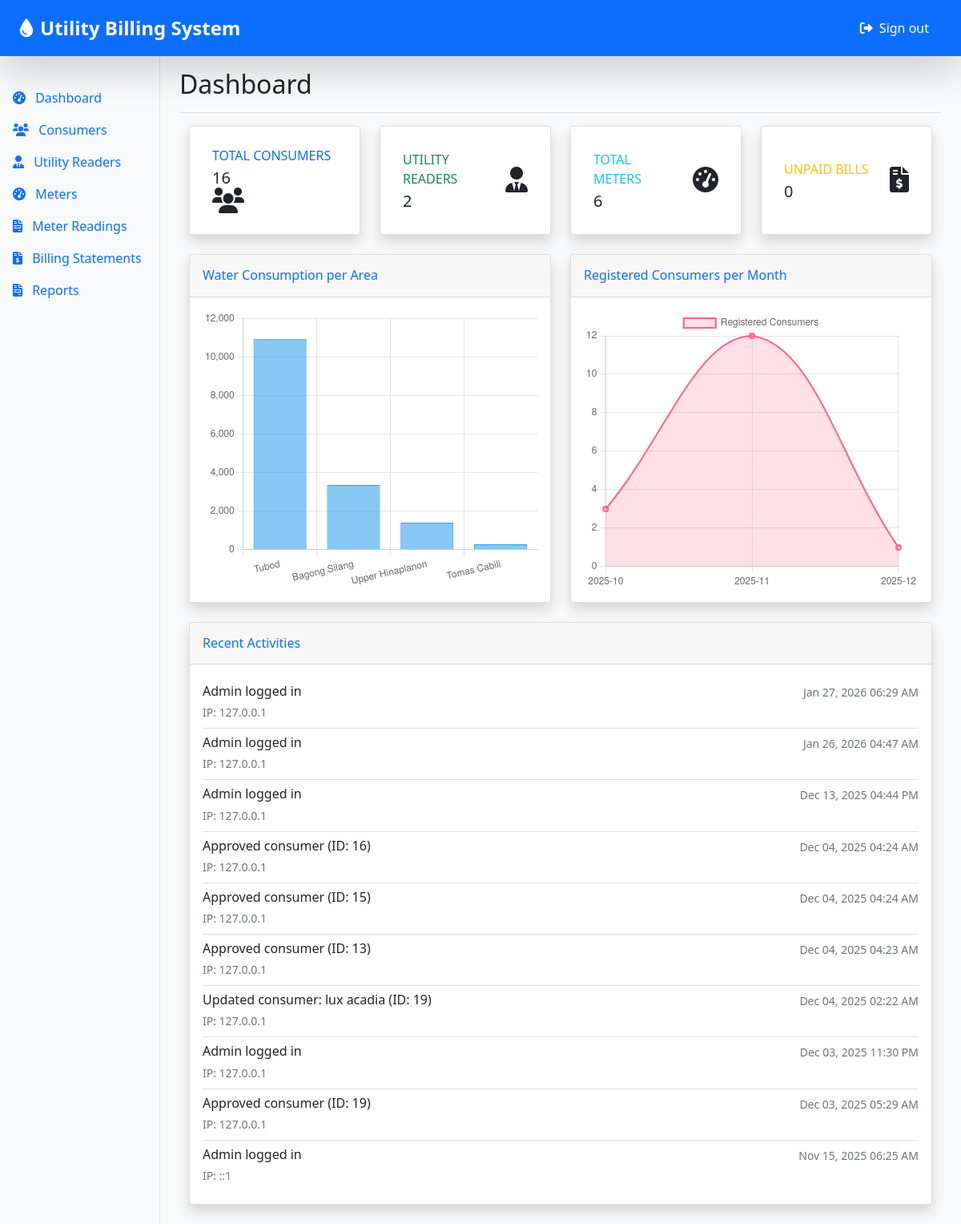
The app's page /version_control/dashboard_vc_0.1.php (signed in), older data.
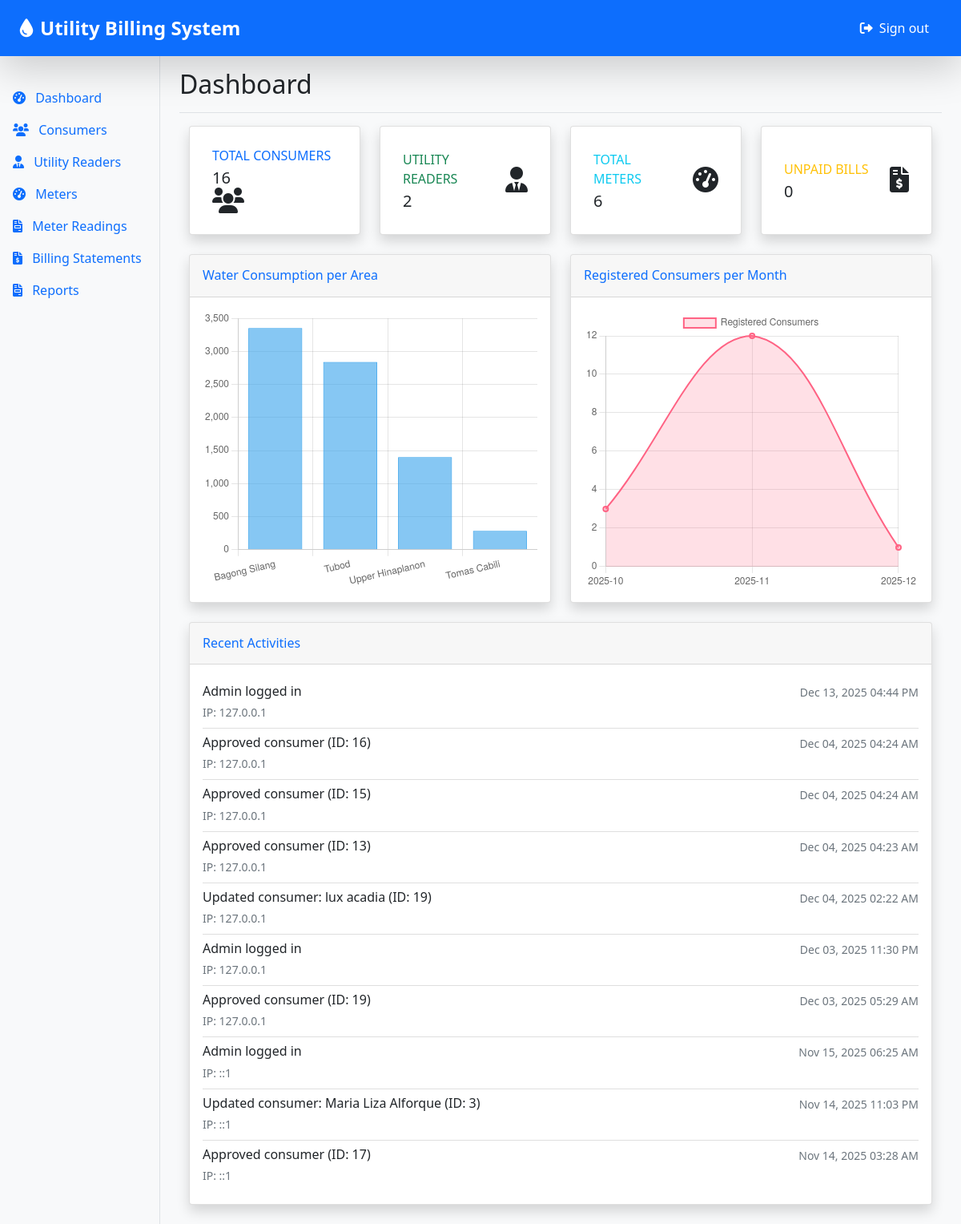
The same page, newer data.
### tables this page shows
CREATE TABLE `adminlogs` (
  `LogID` int(11) NOT NULL,
  `AdminID` int(11) DEFAULT NULL,
  `Action` text NOT NULL,
  `IPAddress` varchar(50) DEFAULT NULL,
  `Timestamp` timestamp NOT NULL DEFAULT current_timestamp()
);

### version_control/dashboard_vc_0.1.php (the view, shortened to what this page needs)
<?php
require_once '../config/db.php';
$counts['consumers'] = mysqli_fetch_assoc(mysqli_query($conn, "SELECT COUNT(*) as count FROM consumer"))['count'];
$counts['readers'] = mysqli_fetch_assoc(mysqli_query($conn, "SELECT COUNT(*) as count FROM utilityreader"))['count'];
$counts['meters'] = mysqli_fetch_assoc(mysqli_query($conn, "SELECT COUNT(*) as count FROM meter"))['count'];
$counts['unpaid_bills'] = mysqli_fetch_assoc(mysqli_query($conn, "SELECT COUNT(*) as count FROM billingstatement
                                                                WHERE PaymentStatus='unpaid' AND DueDate >= DATE_SUB(CURDATE(), INTERVAL 30 DAY)"))['count'];
$water_data = [];
$water_labels = [];
$result = mysqli_query($conn, "SELECT m.Area, SUM(b.Consumption) as total_consumption
                                FROM meter m
                                JOIN billingstatement b ON b.MeterID = m.MeterID
                                GROUP BY m.Area
                                ORDER BY total_consumption DESC");
while ($row = mysqli_fetch_assoc($result)) {
    $water_labels[] = $row['Area'];
    $water_data[] = $row['total_consumption'];
}
$consumer_month_labels = [];
$consumer_month_data = [];
$result = mysqli_query($conn, "SELECT DATE_FORMAT(RegistrationDate, '%Y-%m') as month, COUNT(*) as count
                                FROM consumer
                                WHERE RegistrationDate >= DATE_SUB(CURDATE(), INTERVAL 12 MONTH)
                                GROUP BY month
                                ORDER BY month ASC");
while ($row = mysqli_fetch_assoc($result)) {
    $consumer_month_labels[] = $row['month'];
    $consumer_month_data[] = $row['count'];
}
$recent_activities = [];
$result = mysqli_query($conn, "SELECT * FROM adminlogs ORDER BY Timestamp DESC LIMIT 10");
while ($row = mysqli_fetch_assoc($result)) {
    $recent_activities[] = $row;
}
include '../includes/header.php';
include '../includes/sidebar.php';
?>
<main class="col-md-9 ms-sm-auto col-lg-10 px-md-4">
    <div class="d-flex justify-content-between flex-wrap flex-md-nowrap align-items-center pt-3 pb-2 mb-3 border-bottom">
        <h1 class="h2">Dashboard</h1>
    </div>
    <div class="container-fluid">
        <div class="row justify-content-center">
            <div class="col-xl-3 col-md-6 mb-4">
                <div class="card border-left-primary shadow h-100 py-2">
                    <div class="card-body">
                        <div class="row no-gutters align-items-center">
                            <div class="col mr-2">
                                <div class="text-xs font-weight-bold text-primary text-uppercase mb-1">Total Consumers</div>
                                <div class="h5 mb-0 font-weight-bold text-gray-800"><?= number_format($counts['consumers']); ?></div>
                            </div>
                            <div class="col-auto">
                                <i class="fas fa-users fa-2x text-gray-300"></i>
                            </div>
                        </div>
                    </div>
                </div>
            </div>
            <div class="col-xl-3 col-md-6 mb-4">
                <div class="card border-left-success shadow h-100 py-2">
                    <div class="card-body">
                        <div class="row no-gutters align-items-center">
                            <div class="col mr-2">
                                <div class="text-xs font-weight-bold text-success text-uppercase mb-1">Utility Readers</div>
                                <div class="h5 mb-0 font-weight-bold text-gray-800"><?= number_format($counts['readers']); ?></div>
                            </div>
                            <div class="col-auto">
                                <i class="fas fa-user-tie fa-2x text-gray-300"></i>
                            </div>
                        </div>
                    </div>
                </div>
            </div>
            <div class="col-xl-3 col-md-6 mb-4">
                <div class="card border-left-info shadow h-100 py-2">
                    <div class="card-body">
                        <div class="row no-gutters align-items-center">
                            <div class="col mr-2">
                                <div class="text-xs font-weight-bold text-info text-uppercase mb-1">Total Meters</div>
                                <div class="h5 mb-0 font-weight-bold text-gray-800"><?= number_format($counts['meters']); ?></div>
                            </div>
                            <div class="col-auto">
                                <i class="fas fa-tachometer-alt fa-2x text-gray-300"></i>
                            </div>
                        </div>
                    </div>
                </div>
            </div>
            <div class="col-xl-3 col-md-6 mb-4">
                <div class="card border-left-warning shadow h-100 py-2">
                    <div class="card-body">
                        <div class="row no-gutters align-items-center">
                            <div class="col mr-2">
                                <div class="text-xs font-weight-bold text-warning text-uppercase mb-1">Unpaid Bills</div>
                                <div class="h5 mb-0 font-weight-bold text-gray-800"><?= number_format($counts['unpaid_bills']); ?></div>
                            </div>
                            <div class="col-auto">
                                <i class="fas fa-file-invoice-dollar fa-2x text-gray-300"></i>
                            </div>
                        </div>
                    </div>
                </div>
            </div>
        </div>
        <div class="row">
            <div class="col-lg-6 mb-4">
                <div class="card shadow">
                    <div class="card-header py-3 d-flex flex-row align-items-center justify-content-between">
                        <h6 class="m-0 font-weight-bold text-primary">Water Consumption per Area</h6>
                    </div>
                    <div class="card-body">
                        <canvas id="waterChart" height="250"></canvas>
                    </div>
                </div>
            </div>
            <div class="col-lg-6 mb-4">
                <div class="card shadow">
                    <div class="card-header py-3 d-flex flex-row align-items-center justify-content-between">
                        <h6 class="m-0 font-weight-bold text-primary">Registered Consumers per Month</h6>
                    </div>
                    <div class="card-body">
                        <canvas id="consumerChart" height="250"></canvas>
                    </div>
                </div>
            </div>
        </div>
        <div class="row">
            <div class="col-lg-12 mb-4">
                <div class="card shadow">
                    <div class="card-header py-3 d-flex flex-row align-items-center justify-content-between">
                        <h6 class="m-0 font-weight-bold text-primary">Recent Activities</h6>
                    </div>
                    <div class="card-body">
                        <div id="activitiesContainer" class="list-group list-group-flush">
                            <?php if (!empty($recent_activities)): ?>
                                <?php foreach ($recent_activities as $activity): ?>
                                    <div class="list-group-item px-0">
                                        <div class="d-flex w-100 justify-content-between">
                                            <h6 class="mb-1"><?= htmlspecialchars($activity['Action']); ?></h6>
                                            <small class="text-muted"><?= date('M d, Y h:i A', strtotime($activity['Timestamp'])); ?></small>
                                        </div>
                                        <small class="text-muted">IP: <?= htmlspecialchars($activity['IPAddress']); ?></small>
                                    </div>
                                <?php endforeach; ?>
                            <?php else: ?>
                                <div class="text-center py-4">
                                    <p class="text-muted">No recent activities found</p>
                                </div>
                            <?php endif; ?>
                        </div>
                    </div>
                </div>
            </div>
        </div>
    </div>
</main>
<script>
// Water Consumption per Area
const waterCtx = document.getElementById('waterChart').getContext('2d');
new Chart(waterCtx, {
    type: 'bar',
    data: {
        labels: <?= json_encode($water_labels); ?>,
        datasets: [{
            label: 'Consumption (m³)',
            data: <?= json_encode($water_data); ?>,
            backgroundColor: 'rgba(54, 162, 235, 0.6)',
            borderColor: 'rgba(54, 162, 235, 1)',
            borderWidth: 1
        }]
    },
    options: {
        responsive: true,
        plugins: { legend: { display: false } },
        scales: {
            y: { beginAtZero: true }
        }
    }
});
// Registered Consumers per Month (Line Chart)
const consumerCtx = document.getElementById('consumerChart').getContext('2d');
new Chart(consumerCtx, {
    type: 'line',
    data: {
        labels: <?= json_encode($consumer_month_labels); ?>,
        datasets: [{
            label: 'Registered Consumers',
            data: <?= json_encode($consumer_month_data); ?>,
            backgroundColor: 'rgba(255, 99, 132, 0.2)',
            borderColor: 'rgba(255, 99, 132, 1)',
            borderWidth: 2,
            fill: true,
            tension: 0.4
        }]
    },
    options: {
        responsive: true,
        plugins: { legend: { display: true } },
        scales: {
            y: { beginAtZero: true, precision: 0 }
        }
    }
});
</script>
<?php include '../includes/footer.php'; ?>

### includes/header.php (shortened to what this page needs)
<!DOCTYPE html>
<html lang="en">
<head>
    <link href="https://cdn.jsdelivr.net/npm/bootstrap@5.1.3/dist/css/bootstrap.min.css" rel="stylesheet">
    <link href="https://cdnjs.cloudflare.com/ajax/libs/font-awesome/6.0.0-beta3/css/all.min.css" rel="stylesheet">
    <link href="/utility_billing_system/assets/css/style.css" rel="stylesheet">
</head>
<body>
    <?php if (session_status() === PHP_SESSION_ACTIVE): ?>
    <header class="navbar navbar-dark static-top bg-primary flex-md-nowrap p-0 shadow-lg" style="min-height: 70px;">
        <a class="navbar-brand col-md-5 col-lg-5  px-4  fs-4 fw-bold" href="/utility_billing_system/public/dashboard.php">
            <i class="fas fa-tint me-2"></i>Utility Billing System
        </a>
        <div class="navbar-nav ms-auto">
            <div class="nav-item d-flex align-items-center me-3">
                <a class="nav-link px-4 py-3 text-white fw-medium d-flex align-items-center" href="/utility_billing_system/public/logout.php" style="transition: all 0.3s ease;">
                    <i class="fas fa-sign-out-alt me-2"></i>Sign out
                </a>
            </div>
        </div>
    </header>
    <?php endif; ?>
    <div class="container-fluid p-0">
        <div class="row g-0">

### includes/sidebar.php
<?php if (session_status() === PHP_SESSION_ACTIVE): ?>
<nav id="sidebarMenu" class="col-md-3 col-lg-2 d-md-block sidebar collapse">
    <div class="position-sticky pt-3">
        <ul class="nav flex-column">
            <li class="nav-item">
                <a class="nav-link <?php echo basename($_SERVER['PHP_SELF']) == 'dashboard.php' ? 'active' : ''; ?>"
                   href="/utility_billing_system/public/dashboard.php">
                    <i class="fas fa-tachometer-alt me-2"></i>
                    Dashboard
                </a>
            </li>
            <li class="nav-item">
                <a class="nav-link <?php echo basename($_SERVER['PHP_SELF']) == 'consumers.php' ? 'active' : ''; ?>"
                   href="/utility_billing_system/public/consumers.php">
                    <i class="fas fa-users me-2"></i>
                    Consumers
                </a>
            </li>
            <li class="nav-item">
                <a class="nav-link <?php echo basename($_SERVER['PHP_SELF']) == 'utility_readers.php' ? 'active' : ''; ?>"
                   href="/utility_billing_system/public/utility_readers.php">
                    <i class="fas fa-user-tie me-2"></i>
                    Utility Readers
                </a>
            </li>
            <li class="nav-item">
                <a class="nav-link <?php echo basename($_SERVER['PHP_SELF']) == 'meters.php' ? 'active' : ''; ?>"
                   href="/utility_billing_system/public/meters.php">
                    <i class="fas fa-tachometer-alt me-2"></i>
                    Meters
                </a>
            </li>
            <li class="nav-item">
                <a class="nav-link <?php echo basename($_SERVER['PHP_SELF']) == 'meter_readings.php' ? 'active' : ''; ?>"
                   href="/utility_billing_system/public/meter_readings.php">
                    <i class="fas fa-file-invoice me-2"></i>
                    Meter Readings
                </a>
            </li>
            <li class="nav-item">
                <a class="nav-link <?php echo basename($_SERVER['PHP_SELF']) == 'billing_statements.php' ? 'active' : ''; ?>"
                   href="/utility_billing_system/public/billing_statements.php">
                    <i class="fas fa-file-invoice-dollar me-2"></i>
                    Billing Statements
                </a>
            </li>
            <li class="nav-item">
                <a class="nav-link <?php echo basename($_SERVER['PHP_SELF']) == 'Reports.php' ? 'active' : ''; ?>"
                   href="/utility_billing_system/public/reports.php">
                    <i class="fas fa-file-invoice me-2"></i>
                    Reports
                </a>
            </li>
        </ul>
    </div>
</nav>
<?php endif; ?>

### includes/footer.php (shortened to what this page needs)
        </div>
    </div>
</body>
</html>

### assets/css/style.css (style rules this page uses)
body { min-height: 100vh; display: flex; flex-direction: column; background-color: #f8f9fa; }
.sidebar { min-height: calc(100vh - 56px); background-color: #f8f9fa; border-right: 1px solid #dee2e6; padding-top: 1rem; }
.navbar { box-shadow: 0 2px 4px rgba(0,0,0,.1); }
.container-fluid { min-height: calc(100vh - 56px); padding: 0; }
.row { margin: 0; min-height: 100%; }

Row changes from the older to the newer data that the page shows:
removed adminlogs: Action "Admin logged in", Timestamp "Jan 27, 2026 06:29 AM", IPAddress "127.0.0.1"
removed adminlogs: Action "Admin logged in", Timestamp "Jan 26, 2026 04:47 AM", IPAddress "127.0.0.1"
now on this page (row unchanged): adminlogs: Action "Updated consumer: Maria Liza Alforque (ID: 3)", Timestamp "Nov 14, 2025 11:03 PM", IPAddress "::1"
now on this page (row unchanged): adminlogs: Action "Approved consumer (ID: 17)", Timestamp "Nov 14, 2025 03:28 AM", IPAddress "::1"
Text that changed along with them:
chart data {{ json_encode($water_labels) }}: ["Tubod","Bagong Silang","Upper Hinaplanon","Tomas Cabili"] → ["Bagong Silang","Tubod","Upper Hinaplanon","Tomas Cabili"]
chart data {{ json_encode($water_data) }}: ["10940.00","3355.00","1400.00","285.00"] → ["3355.00","2840.00","1400.00","285.00"]
